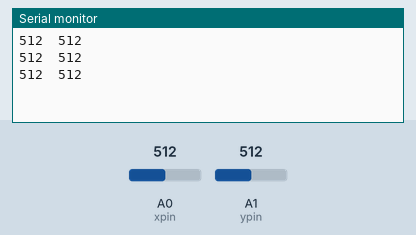
This sketch was run on a simulated Arduino Uno, built with avr-gcc and run on an emulated ATmega328P. Shown: the last lines printed to the serial monitor. The test bench sets the inputs (shaded band); at power-on: A0 (xpin) = 512, A1 (ypin) = 512.

Above: at 1.3 s.
1.4 s: A0 (xpin) set to 716
At 1.9 s:
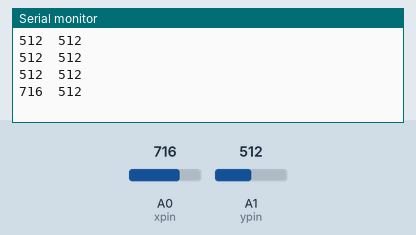
2.9 s: A1 (ypin) set to 716
At 3.4 s:
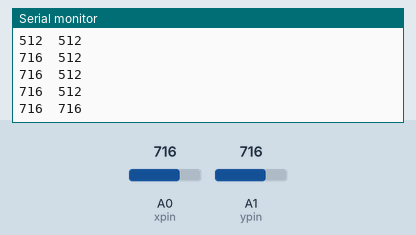
4.4 s: A0 (xpin) set to 900
At 4.9 s:
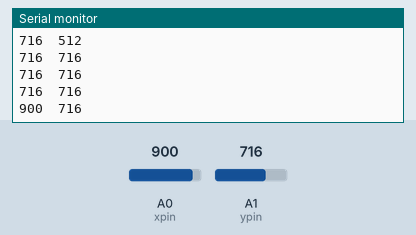
5.9 s: A1 (ypin) set to 900
At 6.4 s:
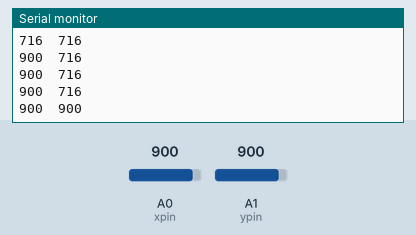
Timing chart, 0 to 8.4 s (numbered marks = the images above; inputs shaded):
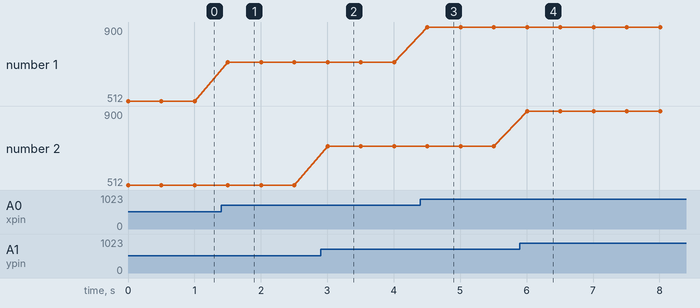

The sketch:

Accelerometer.ino
```cpp
int xpin = A0;
int ypin = A1;
void setup()
{
  Serial.begin(9600); //To start serial communication
}

void loop()
{
  int x = analogRead(xpin);   //to read adv value of x pin and save it to variable x
  int y = analogRead(ypin);   //to read adv value of y pin and save it to variable y
  Serial.print(x);             //print the value of x axis
  Serial.print("\t");         //print tab
  Serial.println(y);             //print the value of y axis
  delay(500);
}
```

Measured:
- after the input at 1.4 s, the serial monitor: prints a new line after 0.10 s (image 1)
- after the input at 2.9 s, the serial monitor: prints a new line after 0.10 s (image 2)
- after the input at 4.4 s, the serial monitor: prints a new line after 0.11 s (image 3)
- after the input at 5.9 s, the serial monitor: prints a new line after 0.11 s (image 4)
- plotted number 1: 512 → 716 after the input at 1.4 s, 716 → 900 after the input at 4.4 s
